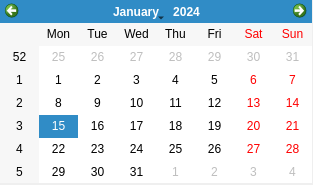
<?xml version="1.0" encoding="UTF-8"?>
<ui version="4.0">
 <class>calendar</class>
 <widget class="QDialog" name="calendar">
  <property name="geometry">
   <rect>
    <x>0</x>
    <y>0</y>
    <width>313</width>
    <height>185</height>
   </rect>
  </property>
  <property name="windowTitle">
   <string>Fecha alta</string>
  </property>
  <widget class="QCalendarWidget" name="Calendar">
   <property name="geometry">
    <rect>
     <x>0</x>
     <y>0</y>
     <width>312</width>
     <height>183</height>
    </rect>
   </property>
  </widget>
 </widget>
 <resources/>
 <connections/>
</ui>
